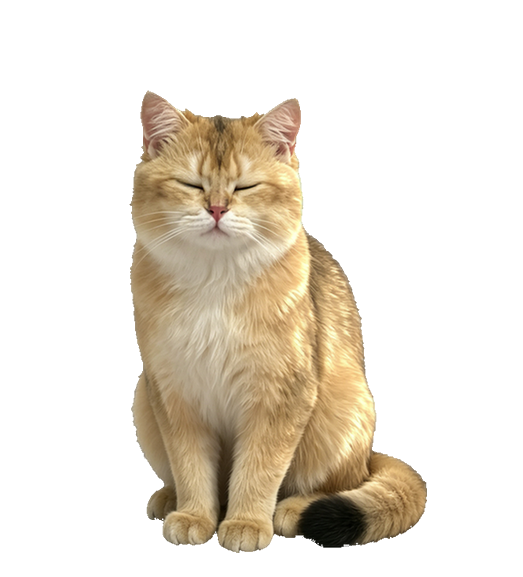
#> input picture assets/frames/model_doze_broken_bak.png, 523 x 577 px, given in place of f001.png, which was not available
$ python rebuild_main_sleep2.py
#> lines starting #> are read from the running program, lines starting #| are printed output that depends on the picture; after the words box and inside, x2 and y2 are one past the last pixel; in counts of white or black regions, pixels touching at a corner belong together; long printed decimals are rounded; pictures that were not available may be replaced by others from this repository, and a replacement may not be noted
# -*- coding: utf-8 -*-
"""第二版主形象睡觉视频 148 帧最终后处理：
1) 软边(清暗半透明+alpha羽化) 2) 统一体型归位(坐姿->523x577 与主形象一致)
3) 稳定化(底690/中383) 4) 毛色统一(178,152,117) 5) 轻锐化
另：main/doze 拉伸到 523x577（宽扁体型，与设定图一致）
"""
import os

from PIL import Image, ImageChops, ImageFilter

CUT = r"F:\AI产物\doubao\deskpet\assets\video_frames\main_sleep2_cut"
FRAMES = r"F:\AI产物\doubao\deskpet\assets\frames"
T_BOTTOM, T_CX = 690, 383
CANVAS = 720
TARGET = (178, 152, 117)
MAIN_W, MAIN_H = 523, 577          # 主形象坐姿目标尺寸（设定图 0.906 宽扁体型）


def soft_edges(im):
    r, g, b, a = im.split()
    sum_rgb = ImageChops.add(ImageChops.add(r, g), b)
    dark = sum_rgb.point(lambda v: 255 if v < 180 else 0)
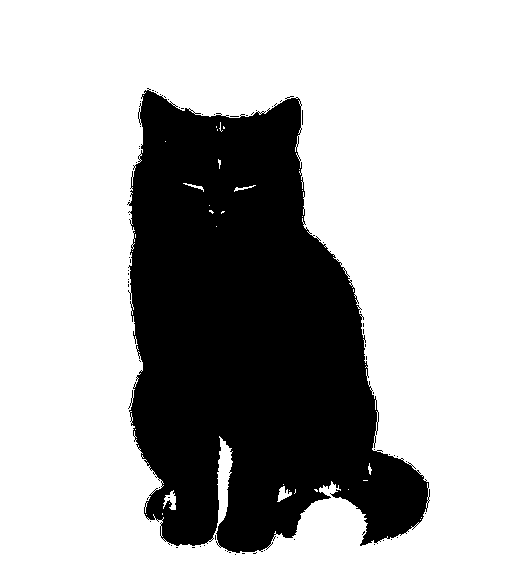
#> dark: PIL image 523x577 L; 70.1% white; 69 black regions (68 under 20 px), largest, box (x1, y1, x2, y2) and area: (127, 88, 430, 553) 90085
    semi = a.point(lambda v: 255 if 0 < v < 245 else 0)
#> semi: PIL image 523x577 L; 0.64% white in thin lines or dots, all inside (x1, y1, x2, y2) = (129, 90, 427, 553)
    a = ImageChops.subtract(a, ImageChops.multiply(dark, semi))
    a = a.filter(ImageFilter.GaussianBlur(0.5))
    return Image.merge("RGBA", (r, g, b, a))


def avg_rgb(im, am):
    N = sum(1 for m in am.getdata() if m)
    r, g, b, _ = im.split()
    return (sum(px for px, m in zip(r.getdata(), am.getdata()) if m) // N,
            sum(px for px, m in zip(g.getdata(), am.getdata()) if m) // N,
            sum(px for px, m in zip(b.getdata(), am.getdata()) if m) // N)


# ---- 第一步：测 f001 坐姿 bbox，定统一缩放 ----
f1 = soft_edges(Image.open(os.path.join(CUT, "f001.png")).convert("RGBA"))
am1 = f1.getchannel("A").point(lambda v: 255 if v >= 128 else 0)
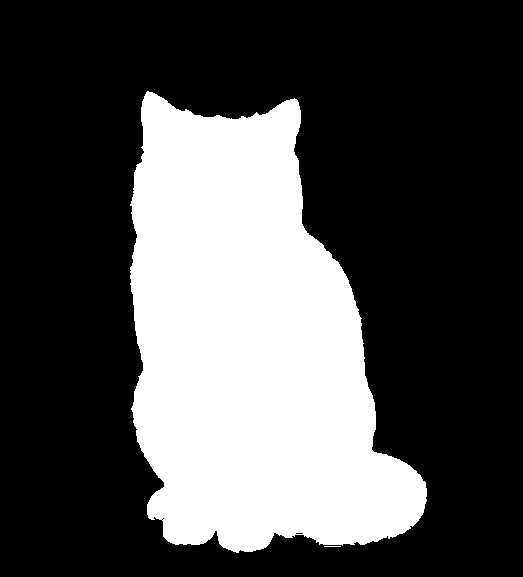
#> am1: PIL image 523x577 L; 30.7% white; 2 white regions (1 under 20 px), largest, box (x1, y1, x2, y2) and area: (130, 91, 427, 553) 92651
bb1 = am1.getbbox()
#> bb1 = (130, 91, 427, 553)
print("f001 bbox", bb1, "->", (bb1[2]-bb1[0], bb1[3]-bb1[1]))
#| f001 bbox (130, 91, 427, 553) -> (297, 462)
sw = MAIN_W / (bb1[2] - bb1[0])
#> sw = 1.76
sh = MAIN_H / (bb1[3] - bb1[1])
#> sh = 1.25
print("scale", sw, sh)
#| scale 1.761 1.249

# ---- 第二步：处理 148 帧 ----
imgs, avgs = [], []
for i in range(1, 149):
    im = soft_edges(Image.open(os.path.join(CUT, f"f{i:03d}.png")).convert("RGBA"))
    w, h = round(im.width * sw), round(im.height * sh)
#> w = 921; h = 721
    im = im.resize((w, h), Image.LANCZOS)
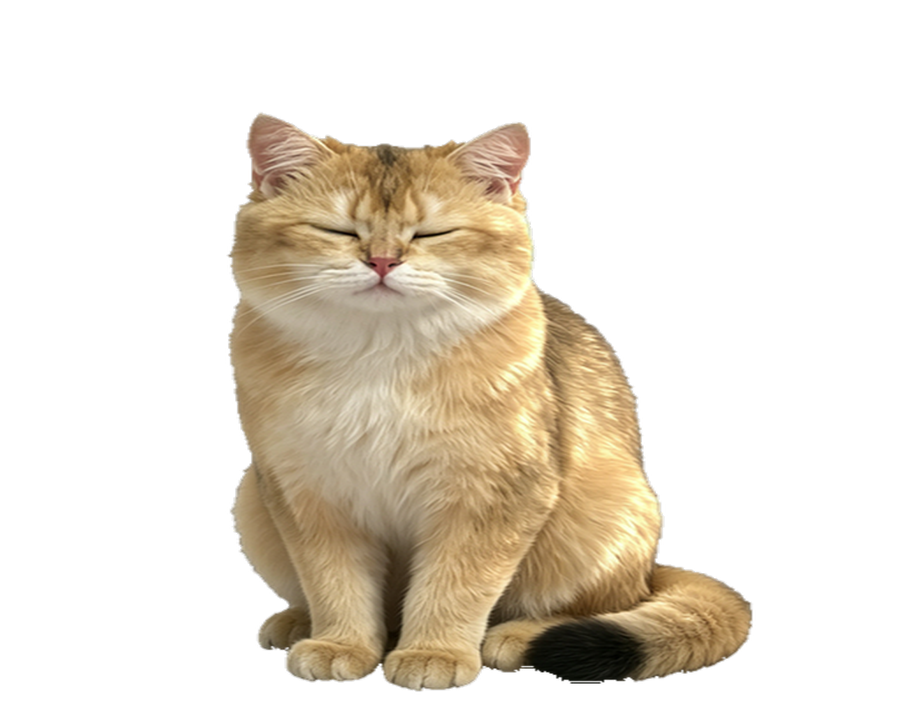
#> im: PIL image 921x721 RGBA; mean R, G, B, A 56.2, 48.5, 36.4, 78.2; transparent parts drawn white
    am = im.getchannel("A").point(lambda v: 255 if v >= 128 else 0)
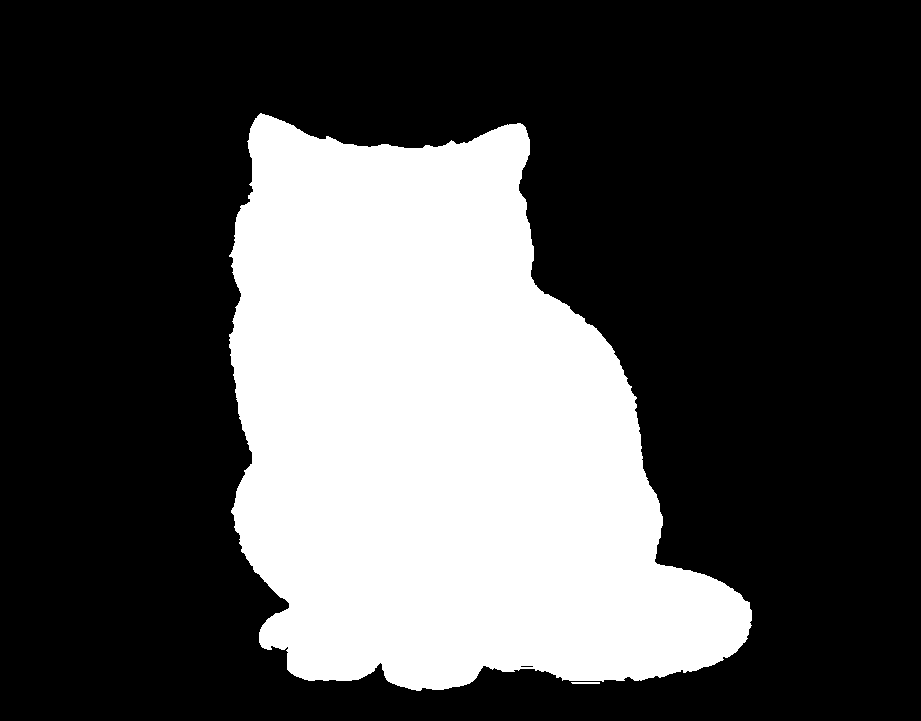
#> am: PIL image 921x721 L; 30.7% white; 2 white regions, box (x1, y1, x2, y2) and area: (229, 113, 752, 691) 203863, (571, 682, 600, 684) 57
    bb = am.getbbox()
#> bb = (229, 113, 752, 691)
    dx = T_CX - (bb[0] + bb[2]) // 2
#> dx = -107
    dy = T_BOTTOM - bb[3]
#> dy = -1
    canvas = Image.new("RGBA", (CANVAS, CANVAS), (0, 0, 0, 0))
#> canvas: PIL image 720x720 RGBA; every value is 0
    canvas.paste(im, (dx, dy), im)
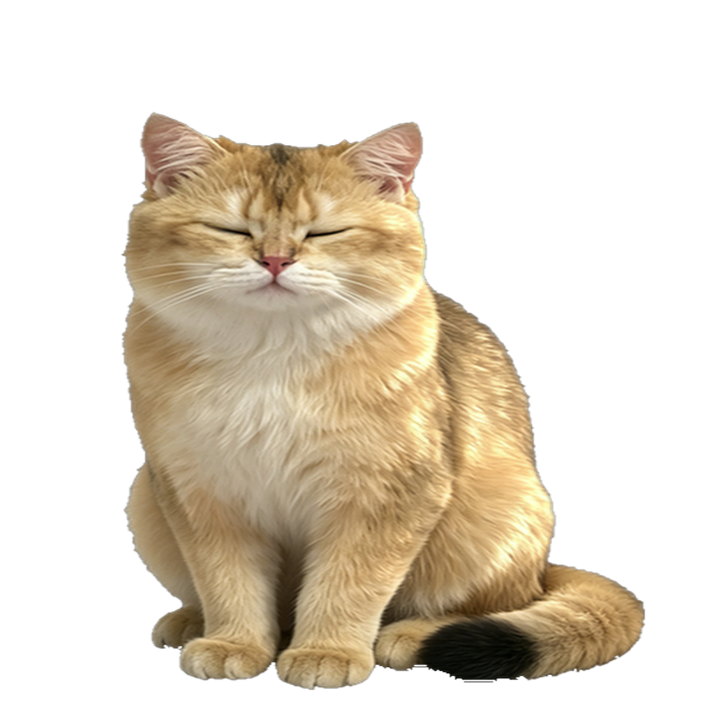
#> canvas: PIL image 720x720 RGBA; mean R, G, B, A 70.5, 60.7, 45.4, 99.6; transparent parts drawn white
    imgs.append(canvas)
    avgs.append(avg_rgb(canvas, canvas.getchannel("A").point(
        lambda v: 255 if v >= 128 else 0)))
#> in avg_rgb, `N = sum(1 for m in am.getdata() if m)`: N = 202768
#> in avg_rgb, `r, g, b, _ = im.split()`:
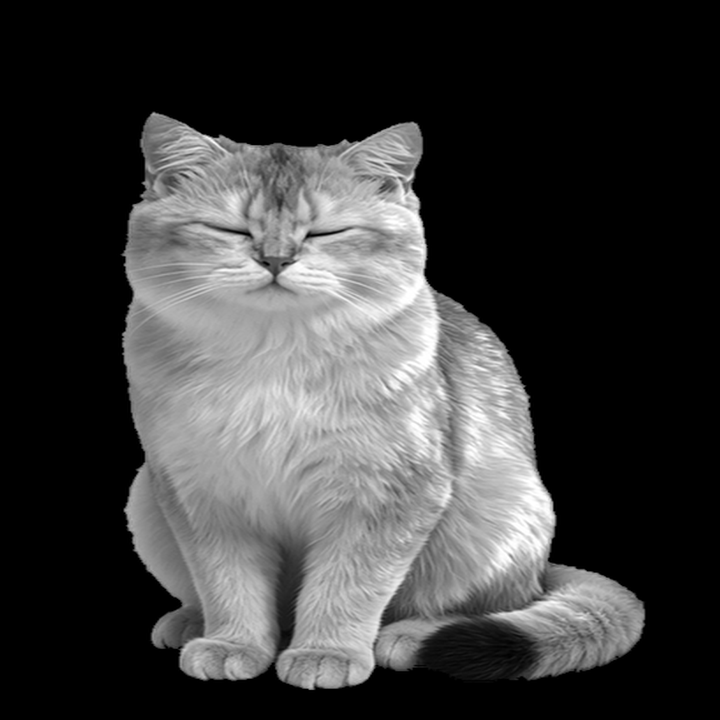
#> g: PIL image 720x720 L; min 0, max 255, mean 60.7
#> in avg_rgb, `r, g, b, _ = im.split()`:
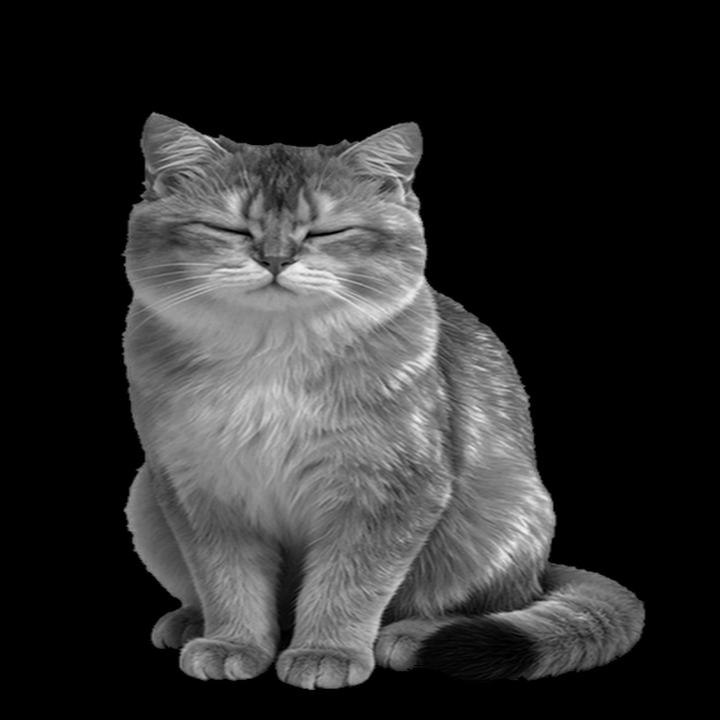
#> b: PIL image 720x720 L; min 0, max 242, mean 45.4
#> pass 2 of the loop `for i in range(1, 149):`:
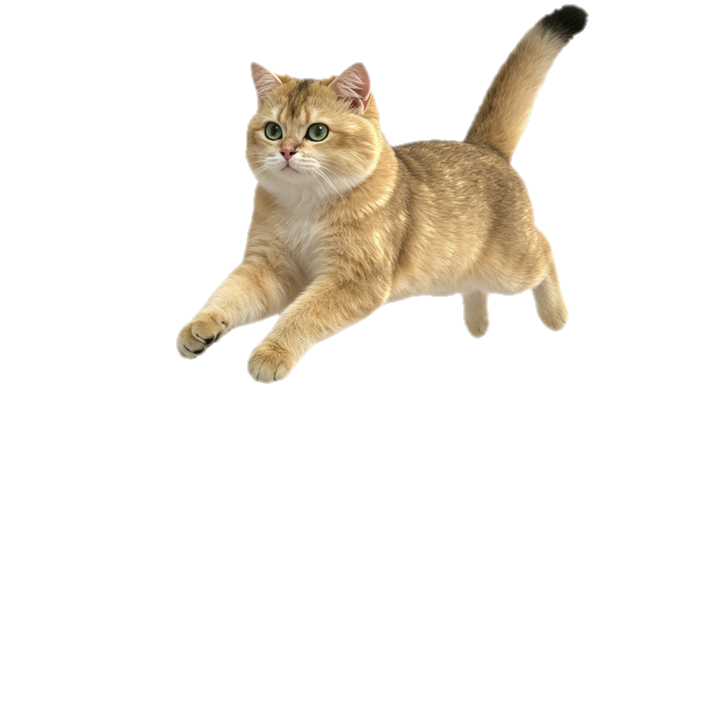
#> input picture assets/frames/model_jump_air.png, 720 x 720 px, given in place of f002.png, which was not available
#> sum_rgb: PIL image 720x720 L
#> dark: PIL image 720x720 L; 86.2% white; 7 black regions (5 under 20 px), largest, box (x1, y1, x2, y2) and area: (176, 15, 577, 384) 71475, (556, 4, 590, 29) 105
#> in soft_edges (call 3), `semi = a.point(lambda v: 255 if 0 < v < 245 else 0)`:
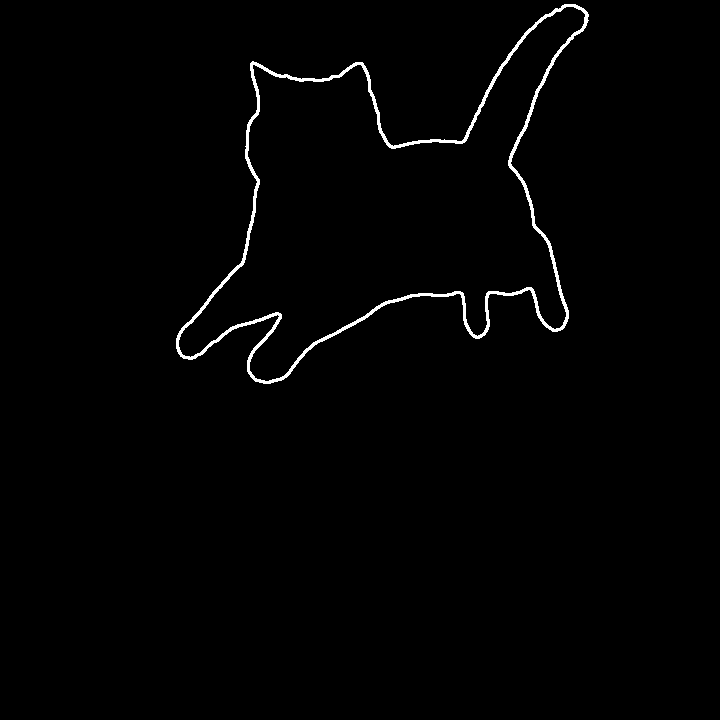
#> semi: PIL image 720x720 L; 1.2% white; 1 white region, box (x1, y1, x2, y2) and area: (176, 4, 589, 384) 6046
#> w = 1268; h = 899
#> im: PIL image 1268x899 RGBA
#> am: PIL image 1268x899 L; 13.6% white; 5 white regions (4 under 20 px), largest, box (x1, y1, x2, y2) and area: (312, 6, 1030, 478) 155192
#> bb = (312, 6, 1035, 478)
#> dx = -290
#> dy = 212
#> N = 151961
#> in avg_rgb (call 2), `r, g, b, _ = im.split()`:
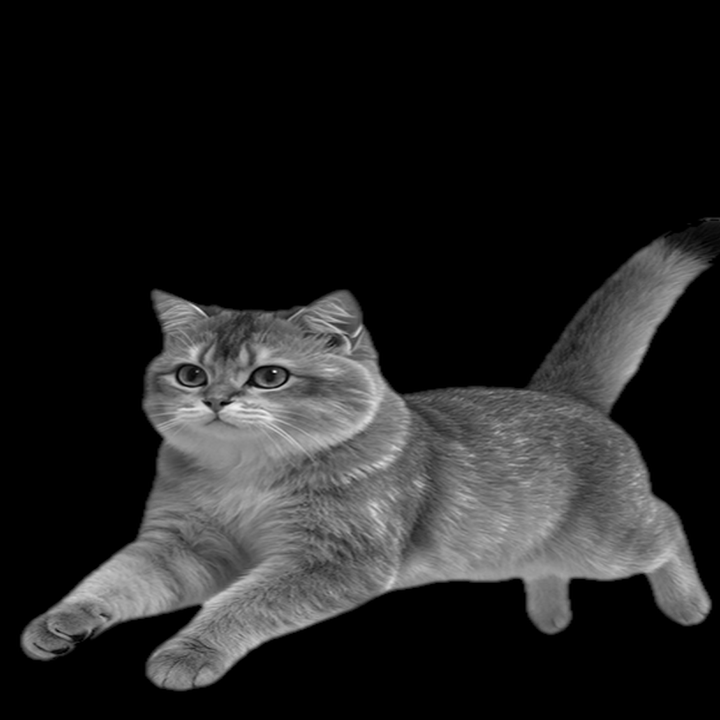
#> b: PIL image 720x720 L; min 0, max 255, mean 34.4
#> (the run stopped early here; a loop or call above may not have finished)
